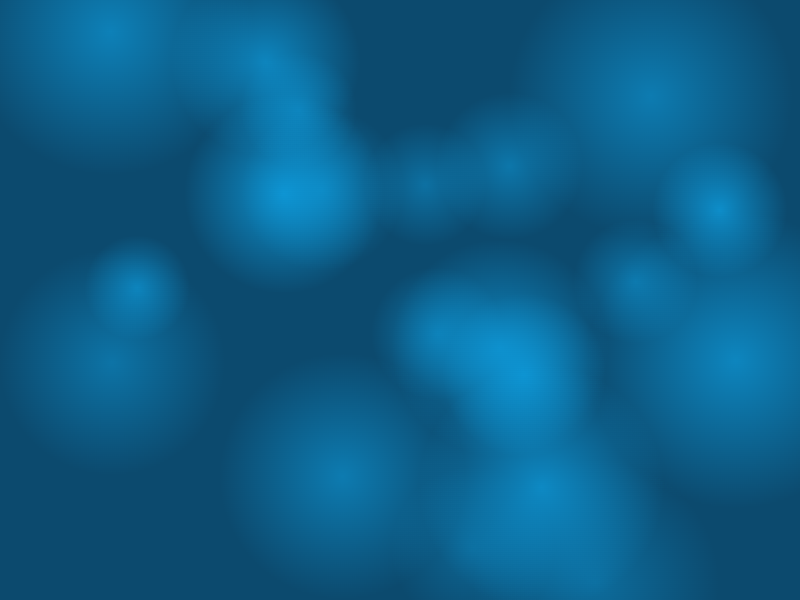
#> input picture image1.png, 800 x 600 px
$ python multi-band-blending.py
#> lines starting #> are read from the running program, lines starting #| are printed output that depends on the picture
import cv2
import numpy as np
import matplotlib.pyplot as plt


def build_gaussian_pyramid(image, levels):
    """Build Gaussian pyramid for an image."""
    pyramid = [image]
    for i in range(levels - 1):
        image = cv2.pyrDown(image)
        pyramid.append(image)
    return pyramid


def build_laplacian_pyramid(gaussian_pyramid):
    """Build Laplacian pyramid from Gaussian pyramid."""
    laplacian_pyramid = []

    for i in range(len(gaussian_pyramid) - 1):
        # Upsample the next level
        upsampled = cv2.pyrUp(gaussian_pyramid[i + 1])

        # Match dimensions if needed (pyrUp might create slightly different size)
        if upsampled.shape != gaussian_pyramid[i].shape:
            upsampled = cv2.resize(upsampled,
                                  (gaussian_pyramid[i].shape[1],
                                   gaussian_pyramid[i].shape[0]))

        # Laplacian = current level - upsampled next level
        laplacian = cv2.subtract(gaussian_pyramid[i], upsampled)
        laplacian_pyramid.append(laplacian)

    # Add the smallest level (top of Gaussian pyramid)
    laplacian_pyramid.append(gaussian_pyramid[-1])

    return laplacian_pyramid


def build_mask_pyramid(shape, levels, mask_type='vertical', position=0.5):
    """
    Build mask pyramid for blending.

    Args:
        shape: tuple of (height, width)
        levels: number of pyramid levels
        mask_type: 'vertical' or 'horizontal' split
        position: where to split (0.0 to 1.0)
    """
    height, width = shape[:2]

    # Create base mask
    mask = np.zeros((height, width), dtype=np.float32)

    if mask_type == 'vertical':
        split_point = int(width * position)
        mask[:, :split_point] = 1.0
    else:  # horizontal
        split_point = int(height * position)
        mask[:split_point, :] = 1.0

    # Apply Gaussian blur for smooth transition
    mask = cv2.GaussianBlur(mask, (51, 51), 30)

    # Build pyramid
    mask_pyramid = [mask]
    for i in range(levels - 1):
        mask = cv2.pyrDown(mask)
        mask_pyramid.append(mask)

    return mask_pyramid


def blend_pyramids(laplacian1, laplacian2, mask_pyramid):
    """Blend two Laplacian pyramids using mask pyramid."""
    blended_pyramid = []

    for lap1, lap2, mask in zip(laplacian1, laplacian2, mask_pyramid):
        # Expand mask to match image channels
        if len(lap1.shape) == 3:
            mask = np.stack([mask] * lap1.shape[2], axis=2)

        # Blend: lap1 * mask + lap2 * (1 - mask)
        blended = lap1 * mask + lap2 * (1 - mask)
        blended_pyramid.append(blended)

    return blended_pyramid


def reconstruct_from_laplacian(laplacian_pyramid):
    """Reconstruct image from Laplacian pyramid."""
    reconstructed = laplacian_pyramid[-1]

    for i in range(len(laplacian_pyramid) - 2, -1, -1):
        # Upsample
        reconstructed = cv2.pyrUp(reconstructed)

        # Match dimensions if needed
        if reconstructed.shape != laplacian_pyramid[i].shape:
            reconstructed = cv2.resize(reconstructed,
                                      (laplacian_pyramid[i].shape[1],
                                       laplacian_pyramid[i].shape[0]))

        # Add Laplacian level
        reconstructed = cv2.add(reconstructed, laplacian_pyramid[i])

    return reconstructed


def multiband_blend(image1, image2, levels=6, mask_type='vertical', position=0.5):
    """
    Perform multi-band blending on two images.

    Args:
        image1: first input image (numpy array)
        image2: second input image (numpy array)
        levels: number of pyramid levels (default: 6)
        mask_type: 'vertical' or 'horizontal' (default: 'vertical')
        position: blend position 0.0 to 1.0 (default: 0.5)

    Returns:
        Blended image (numpy array)
    """
    # Ensure images are the same size
    if image1.shape != image2.shape:
        # Resize to match the smaller dimension
        h = min(image1.shape[0], image2.shape[0])
        w = min(image1.shape[1], image2.shape[1])
        image1 = cv2.resize(image1, (w, h))
        image2 = cv2.resize(image2, (w, h))

    # Convert to float for processing
    img1_float = image1.astype(np.float32)
    img2_float = image2.astype(np.float32)

    # Build Gaussian pyramids
    gaussian1 = build_gaussian_pyramid(img1_float, levels)
    gaussian2 = build_gaussian_pyramid(img2_float, levels)

    # Build Laplacian pyramids
    laplacian1 = build_laplacian_pyramid(gaussian1)
    laplacian2 = build_laplacian_pyramid(gaussian2)

    # Build mask pyramid
    mask_pyramid = build_mask_pyramid(image1.shape, levels, mask_type, position)

    # Blend pyramids
    blended_pyramid = blend_pyramids(laplacian1, laplacian2, mask_pyramid)

    # Reconstruct final image
    result = reconstruct_from_laplacian(blended_pyramid)

    # Clip and convert back to uint8
    result = np.clip(result, 0, 255).astype(np.uint8)

    return result


# Example usage
if __name__ == "__main__":
    # Load two images
    img1 = cv2.imread('image1.png')
#> img1 is the input picture: shape (600, 800, 3); mean B, G, R 136.2, 93.4, 12.4
    img2 = cv2.imread('image2.png')
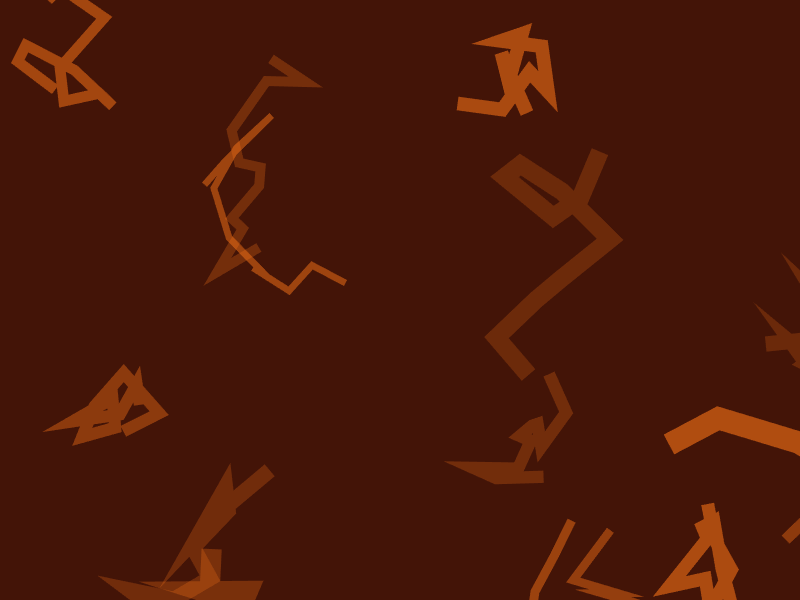
#> input picture image2.png, 800 x 600 px
#> img2 is the input picture: shape (600, 800, 3); mean B, G, R 7.6, 23.5, 73.7

    # Convert BGR to RGB for display
    img1_rgb = cv2.cvtColor(img1, cv2.COLOR_BGR2RGB)
    img2_rgb = cv2.cvtColor(img2, cv2.COLOR_BGR2RGB)

    # Perform multi-band blending
    print("Performing multi-band blending...")
    blended = multiband_blend(img1, img2, levels=6, mask_type='vertical', position=0.5)
#> after the loop in build_gaussian_pyramid, `for i in range(levels - 1):`: pyramid = 6 items
#> the loop in build_laplacian_pyramid, `for i in range(len(gaussian_pyramid) - 1):` made 5 passes
#> after the loop in build_laplacian_pyramid, `for i in range(len(gaussian_pyramid) - 1):`: laplacian_pyramid = 5 items
#> in multiband_blend, `laplacian1 = build_laplacian_pyramid(gaussian1)`: laplacian1 = 6 items
#> the loop in build_laplacian_pyramid (call 2), `for i in range(len(gaussian_pyramid) - 1):` made 5 passes
#> the loop in blend_pyramids, `for lap1, lap2, mask in zip(laplacian1, laplacian2, mask_pyramid):` made 6 passes
#> pass 1, in blend_pyramids, `mask = np.stack([mask] * lap1.shape[2], axis=2)`:
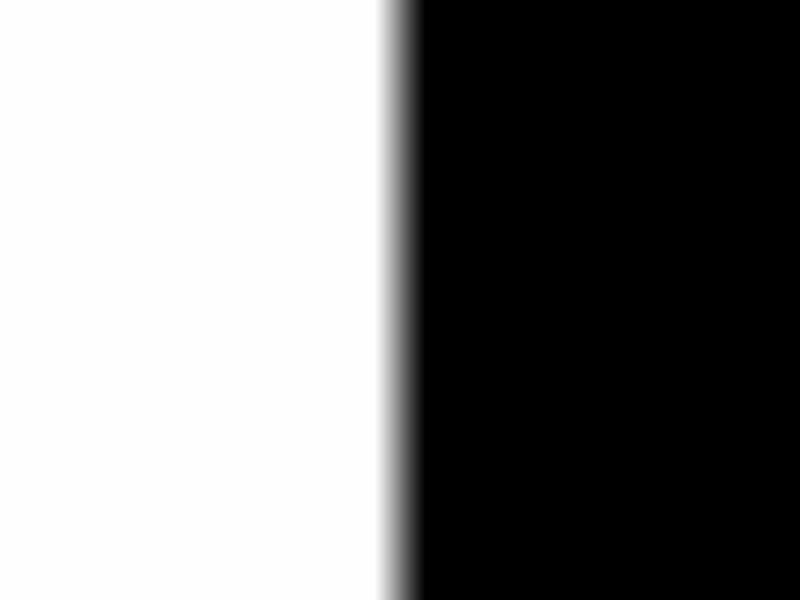
#> mask: shape (600, 800, 3) float32; min 0, max 1, mean 0.5
#> pass 2, in blend_pyramids, `blended = lap1 * mask + lap2 * (1 - mask)`:
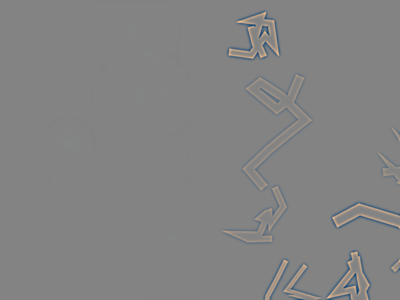
#> blended: shape (300, 400, 3) float32; mean of channels 0, 1, 2 0, 0, 0; drawn with min black and max white
#> the loop in reconstruct_from_laplacian, `for i in range(len(laplacian_pyramid) - 2, -1, -1):` made 5 passes
#> i on passes 1, 2, 4, 5: 4, 3, 1, 0
#> after the loop in reconstruct_from_laplacian, `for i in range(len(laplacian_pyramid) - 2, -1, -1):`:
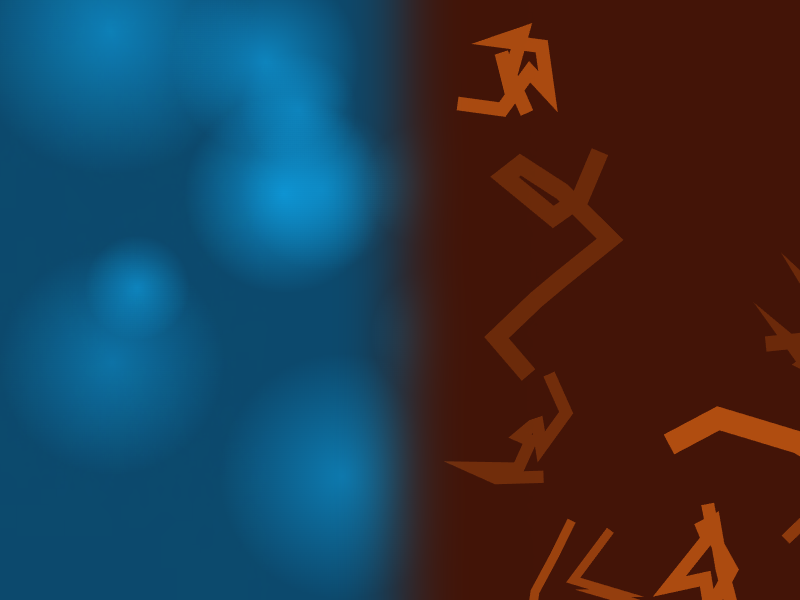
#> reconstructed: shape (600, 800, 3) float32; mean of channels 0, 1, 2 69.5, 56.8, 43.6; drawn as B, G, R
    blended_rgb = cv2.cvtColor(blended, cv2.COLOR_BGR2RGB)

    # For comparison: simple alpha blending
    print("Performing simple alpha blending for comparison...")
    alpha = 0.5
    simple_blend = cv2.addWeighted(img1, alpha, img2, 1-alpha, 0)
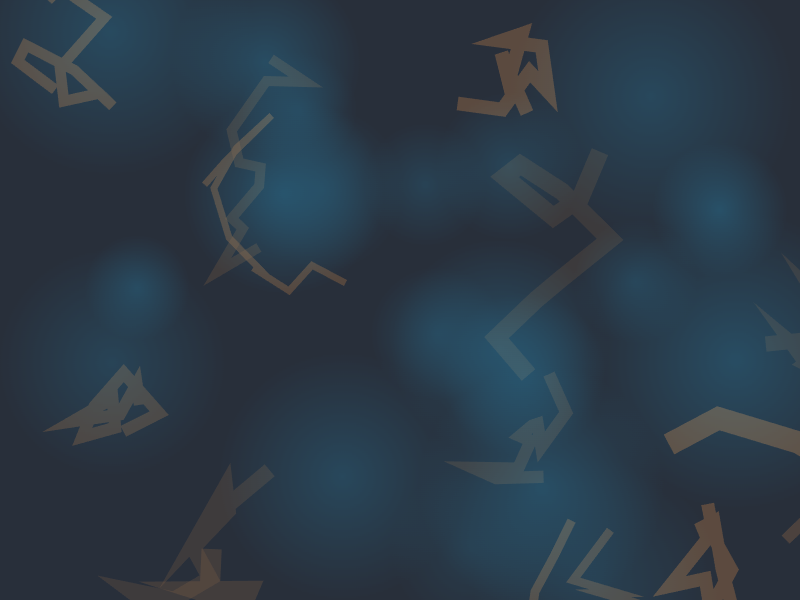
#> simple_blend: shape (600, 800, 3); mean B, G, R 71.8, 58.4, 43.3
    simple_blend_rgb = cv2.cvtColor(simple_blend, cv2.COLOR_BGR2RGB)

    # Display results
    fig, axes = plt.subplots(2, 2, figsize=(12, 10))

    axes[0, 0].imshow(img1_rgb)
    axes[0, 0].set_title('Image 1')
    axes[0, 0].axis('off')

    axes[0, 1].imshow(img2_rgb)
    axes[0, 1].set_title('Image 2')
    axes[0, 1].axis('off')

    axes[1, 0].imshow(blended_rgb)
    axes[1, 0].set_title('Multi-Band Blending')
    axes[1, 0].axis('off')

    axes[1, 1].imshow(simple_blend_rgb)
    axes[1, 1].set_title('Simple Alpha Blending (for comparison)')
    axes[1, 1].axis('off')

    plt.tight_layout()
    plt.savefig('multiband_blend_result.png', dpi=150, bbox_inches='tight')
    plt.show()

    # Save the result
    cv2.imwrite('multiband_blended.jpg', blended)
    print("Blending complete! Results saved.")

    # Try different blending parameters
    print("\nTrying different blend positions...")
    positions = [0.3, 0.5, 0.7]
    fig, axes = plt.subplots(1, 3, figsize=(15, 5))

    for i, pos in enumerate(positions):
        result = multiband_blend(img1, img2, levels=6, mask_type='vertical', position=pos)
        result_rgb = cv2.cvtColor(result, cv2.COLOR_BGR2RGB)
        axes[i].imshow(result_rgb)
        axes[i].set_title(f'Blend Position: {pos}')
        axes[i].axis('off')
#> this loop made 3 passes
#> pass 1, in multiband_blend (call 2), `result = reconstruct_from_laplacian(blended_pyramid)`:
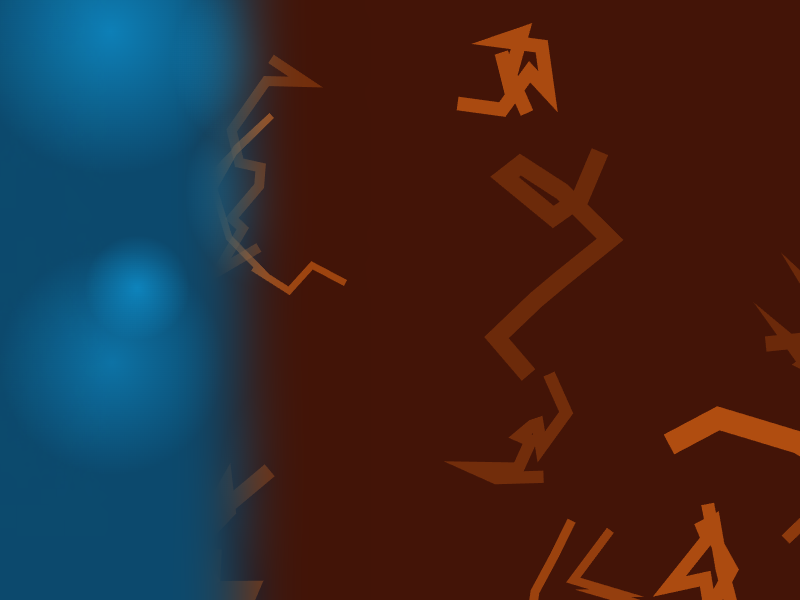
#> result: shape (600, 800, 3) float32; mean of channels 0, 1, 2 43.3, 42.2, 55.2; drawn as B, G, R

    plt.tight_layout()
    plt.savefig('multiband_blend_positions.png', dpi=150, bbox_inches='tight')
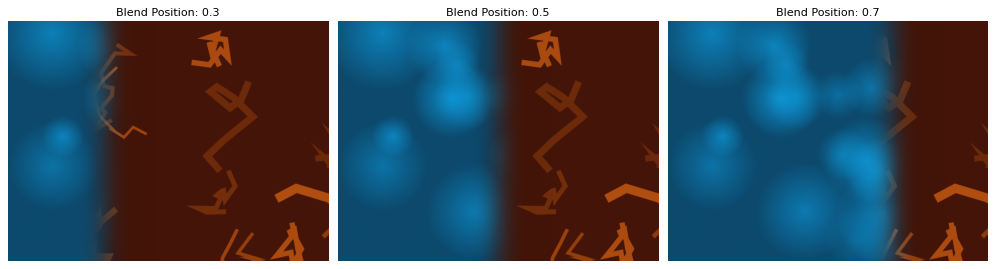
#> figure drawn by matplotlib, 3 panels
    plt.show()

    print("\nDone! Check the output images.")
